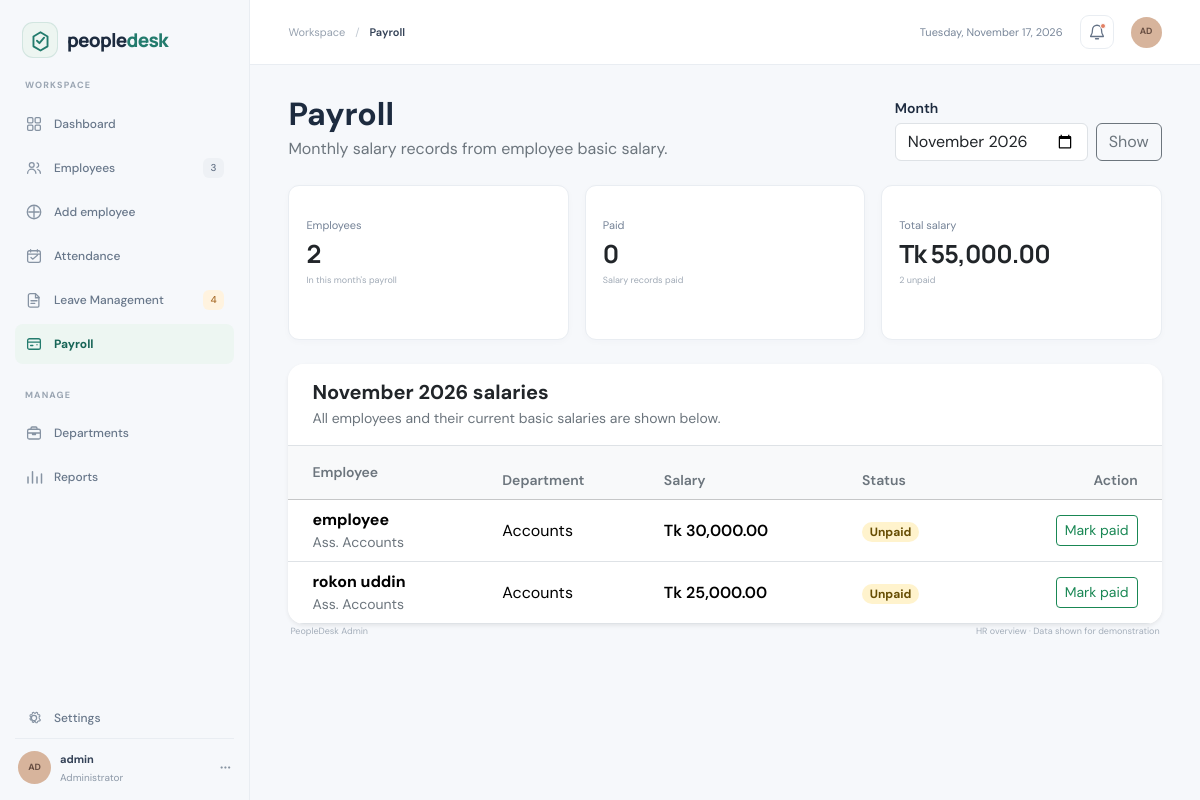
/admin/payroll/payroll_management.php (signed in), run on the app's committed database.
### tables this page shows
CREATE TABLE `employees` (
  `employee_id` int NOT NULL,
  `name` varchar(150) NOT NULL,
  `email` varchar(150) NOT NULL,
  `temporary_password` varchar(250) NOT NULL,
  `department` varchar(100) NOT NULL,
  `designation` varchar(150) NOT NULL,
  `basic_salary` decimal(10,0) NOT NULL,
  `joining_date` date NOT NULL,
  `role` enum('admin','hr','employee','') NOT NULL,
  `phone` varchar(15) NOT NULL,
  `user_id` int DEFAULT NULL
);

### admin/payroll/payroll_management.php (the view, shortened to what this page needs)
<?php
include_once("../../config/db.php");
function payrollEscape($value)
{
    return htmlspecialchars((string) $value, ENT_QUOTES, 'UTF-8');
}
$monthInput = $_POST['month'] ?? $_GET['month'] ?? date('Y-m');
$month = is_string($monthInput) && preg_match('/^\d{4}-\d{2}$/', $monthInput)
    ? DateTimeImmutable::createFromFormat('!Y-m', $monthInput)
    : false;
$monthValue = $month->format('Y-m-01');
$monthEnd = $month->modify('last day of this month')->format('Y-m-d');
$listStmt = $conn->prepare(
    "SELECT e.employee_id, e.name AS employee_name, e.department, e.designation,
            COALESCE(p.salary, e.basic_salary) AS salary,
            COALESCE(p.status, 'unpaid') AS status, p.paid_at
     FROM employees e
     LEFT JOIN payroll p
       ON p.employee_id = e.employee_id AND p.payroll_month = ?
     WHERE e.role IN ('employee', 'hr') AND e.joining_date <= ?
     ORDER BY e.name"
);
$listStmt->bind_param("ss", $monthValue, $monthEnd);
$listStmt->execute();
$payrollRows = $listStmt->get_result()->fetch_all(MYSQLI_ASSOC);
$summary = ['total' => 0, 'paid' => 0, 'unpaid' => 0, 'amount' => 0];
foreach ($payrollRows as $row) {
    $summary['total']++;
    $summary[$row['status'] === 'paid' ? 'paid' : 'unpaid']++;
    $summary['amount'] += (float) $row['salary'];
}
?>
<!doctype html>
<html lang="en">
<head>
    <link href="https://cdn.jsdelivr.net/npm/bootstrap@5.3.3/dist/css/bootstrap.min.css" rel="stylesheet">
    <link rel="stylesheet" href="../../assets/admin.css">
</head>
<body>
    <div class="app-shell">
        <?php include_once('../includes/sidebar.php'); ?>
        <main class="main-content">
            <?php $pageTitle = 'Payroll'; include_once('../includes/topbar.php'); ?>
            <div class="dashboard-content">
                <div class="d-flex flex-column flex-sm-row align-items-sm-end justify-content-between gap-3 mb-4">
                    <div>
                        <h1 class="h2 fw-bold mb-1">Payroll</h1>
                        <p class="text-secondary mb-0">Monthly salary records from employee basic salary.</p>
                    </div>
                    <form method="get" class="d-flex align-items-end gap-2">
                        <div>
                            <label class="form-label small fw-semibold mb-1" for="payrollMonth">Month</label>
                            <input class="form-control" type="month" id="payrollMonth" name="month" value="<?php echo payrollEscape($month->format('Y-m')); ?>">
                        </div>
                        <button class="btn btn-outline-secondary" type="submit">Show</button>
                    </form>
                </div>
                <section class="row g-3 mb-4" aria-label="Monthly payroll summary">
                    <div class="col-12 col-sm-4"><article class="card stat-card h-100"><span class="stat-label">Employees</span><div class="stat-value-row"><strong><?php echo $summary['total']; ?></strong></div><span class="stat-footnote">In this month's payroll</span></article></div>
                    <div class="col-12 col-sm-4"><article class="card stat-card h-100"><span class="stat-label">Paid</span><div class="stat-value-row"><strong><?php echo $summary['paid']; ?></strong></div><span class="stat-footnote">Salary records paid</span></article></div>
                    <div class="col-12 col-sm-4"><article class="card stat-card h-100"><span class="stat-label">Total salary</span><div class="stat-value-row"><strong>Tk <?php echo number_format($summary['amount'], 2); ?></strong></div><span class="stat-footnote"><?php echo $summary['unpaid']; ?> unpaid</span></article></div>
                </section>
                <section class="card border-0 shadow-sm rounded-4 overflow-hidden">
                    <div class="card-header bg-white border-bottom d-flex flex-column flex-sm-row align-items-sm-center justify-content-between gap-3 px-4 py-3">
                        <div>
                            <h2 class="h5 fw-bold mb-1"><?php echo payrollEscape($month->format('F Y')); ?> salaries</h2>
                            <p class="small text-secondary mb-0">All employees and their current basic salaries are shown below.</p>
                        </div>
                    </div>
                    <div class="table-responsive">
                        <table class="table table-hover align-middle mb-0">
                            <thead class="table-light"><tr>
                                <th class="ps-4 py-3 text-secondary fw-semibold small">Employee</th>
                                <th class="text-secondary fw-semibold small">Department</th>
                                <th class="text-secondary fw-semibold small">Salary</th>
                                <th class="text-secondary fw-semibold small">Status</th>
                                <th class="text-end pe-4 text-secondary fw-semibold small">Action</th>
                            </tr></thead>
                            <tbody>
                                <?php if ($payrollRows) { foreach ($payrollRows as $row) { ?>
                                    <tr>
                                        <td class="ps-4"><strong><?php echo payrollEscape($row['employee_name']); ?></strong><small class="d-block text-secondary"><?php echo payrollEscape($row['designation']); ?></small></td>
                                        <td><?php echo payrollEscape($row['department']); ?></td>
                                        <td class="fw-semibold text-nowrap">Tk <?php echo number_format((float) $row['salary'], 2); ?></td>
                                        <td><span class="badge rounded-pill <?php echo $row['status'] === 'paid' ? 'bg-success-subtle text-success-emphasis' : 'bg-warning-subtle text-warning-emphasis'; ?>"><?php echo payrollEscape(ucfirst($row['status'])); ?></span></td>
                                        <td class="text-end pe-4">
                                            <?php if ($row['status'] === 'unpaid') { ?>
                                                <form method="post" class="d-inline">
                                                    <button class="btn btn-sm btn-outline-success" type="submit">Mark paid</button>
                                                </form>
                                            <?php } else { ?>
                                                <span class="text-secondary small">Complete</span>
                                            <?php } ?>
                                        </td>
                                    </tr>
                                <?php } } else { ?>
                                    <tr><td colspan="5" class="text-center text-secondary py-5">No employees found for this month.</td></tr>
                                <?php } ?>
                            </tbody>
                        </table>
                    </div>
                </section>
                <?php include_once('../includes/footer.php'); ?>
            </div>
        </main>
    </div>
</body>
</html>

### assets/admin.css (style rules this page uses)
:root { --admin-ink: #1d2b3f; --admin-muted: #8290a1; --admin-line: #e9edf2; --admin-green: #237b6d; --admin-green-dark: #176557; --admin-bg: #f6f8fb; }
* { box-sizing: border-box; }
body { min-width: 320px; margin: 0; color: var(--admin-ink); background: var(--admin-bg); font-family: "DM Sans", sans-serif; -webkit-font-smoothing: antialiased; }
.app-shell { display: flex; min-height: 100vh; }
.main-content { min-width: 0; flex: 1 1 auto; }
.dashboard-content { width: min(100%, 1500px); margin: 0 auto; padding: 30px clamp(20px, 3.2vw, 48px) 18px; }
.stat-card, .dashboard-card { border: 1px solid var(--admin-line); border-radius: 11px; background: #fff; box-shadow: 0 2px 7px rgba(30, 48, 69, 0.025); }
.stat-card { min-height: 155px; padding: 16px 17px 14px; }
.stat-top, .stat-value-row, .card-heading { display: flex; align-items: center; justify-content: space-between; }
.stat-label { display: block; margin-top: 15px; color: #748296; font-size: 11px; }
.stat-value-row { justify-content: flex-start; gap: 10px; margin-top: 1px; }
.stat-value-row > strong { font-family: "Manrope", sans-serif; font-size: 25px; font-weight: 700; letter-spacing: -0.8px; }
.stat-footnote { display: block; margin-top: 2px; color: #a0aab6; font-size: 9px; }

### data on the page
employees: name "employee", designation "Ass. Accounts", department "Accounts", salary "30,000.00", status "Unpaid"
employees: name "rokon uddin", designation "Ass. Accounts", department "Accounts", salary "25,000.00", status "Unpaid"

### other printed values
$totalEmployee "3"
$userInitials "AD"
$userName "admin"
$pageTitle "Payroll"
$summary['total'] "2"
$summary['paid'] "0"
$summary['amount'] "55,000.00"
$summary['unpaid'] "2"
payrollEscape($month->format('F Y')) "November 2026"
